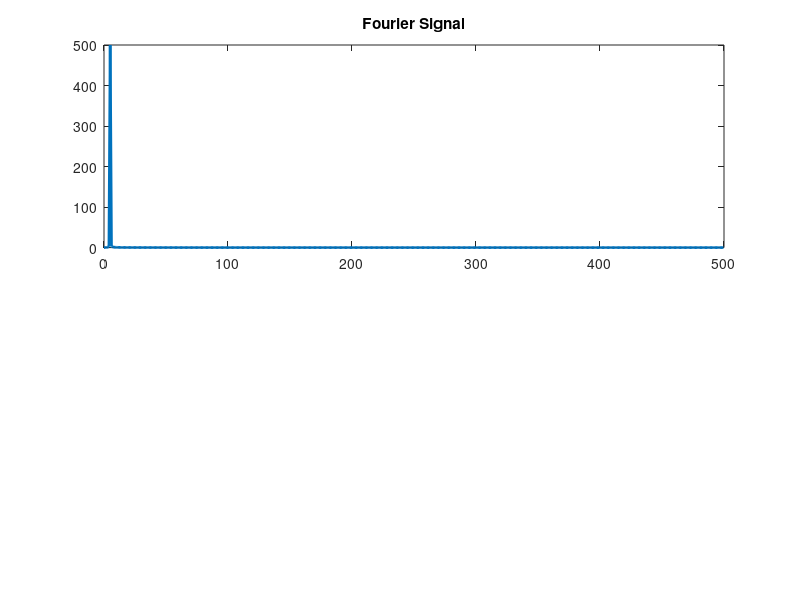
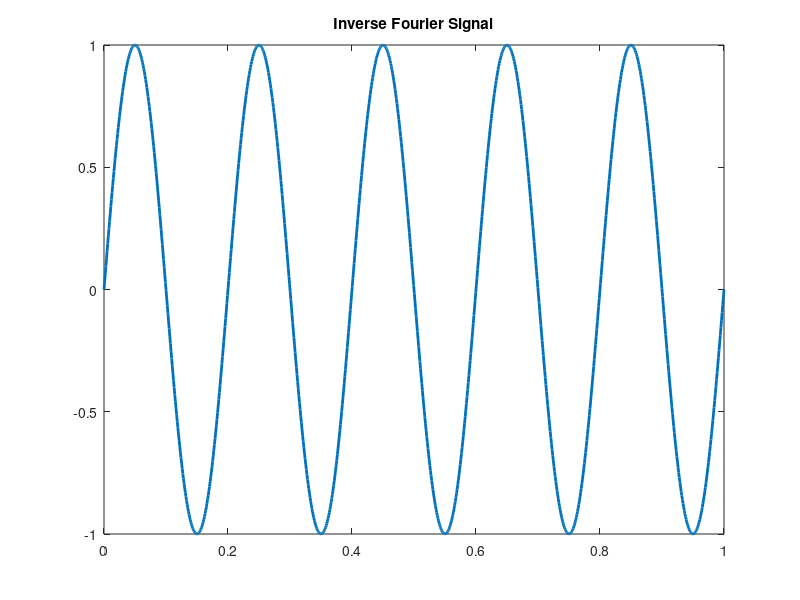

Write MATLAB code to recreate these figures, in order.
% Fourier Signal & Inverse Fourier signal
t = linspace(0, 1, 1000);  
f = 5;  
signal = sin(2 * pi * f * t);

% Compute Fourier Transform
Y = fft(signal);

% Plot the Fourier Transform

figure;

subplot(2, 1, 1);
frequencies = linspace(0, 1/(2*(t(2)-t(1))), length(Y)/2);
plot(frequencies, abs(Y(1:length(Y)/2)), 'LineWidth', 2);
title('Fourier Signal');

% Inverse Fourier Transform 
inverse_fourier = ifft(Y);

% Plot the reconstructed signal
figure;
plot(t, real(inverse_fourier), 'LineWidth', 2);
title('Inverse Fourier Signal');
;